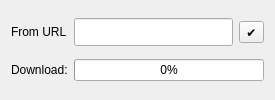
              <widget class="QWidget" name="tab_8">
               <attribute name="title">
                <string>Download</string>
               </attribute>
               <layout class="QGridLayout" name="gridLayout_20">
                <item row="1" column="0">
                 <widget class="QLabel" name="label_8">
                  <property name="text">
                   <string>Download:</string>
                  </property>
                 </widget>
                </item>
                <item row="0" column="0">
                 <widget class="QLabel" name="label_6">
                  <property name="text">
                   <string>From URL</string>
                  </property>
                 </widget>
                </item>
                <item row="0" column="1">
                 <widget class="QLineEdit" name="downloadURLInput">
                  <property name="sizePolicy">
                   <sizepolicy hsizetype="Expanding" vsizetype="Fixed">
                    <horstretch>1</horstretch>
                    <verstretch>0</verstretch>
                   </sizepolicy>
                  </property>
                  <property name="font">
                   <font>
                    <pointsize>13</pointsize>
                   </font>
                  </property>
                  <property name="frame">
                   <bool>true</bool>
                  </property>
                 </widget>
                </item>
                <item row="0" column="2">
                 <widget class="QToolButton" name="downloadConfirmButton">
                  <property name="text">
                   <string>✔︎</string>
                  </property>
                 </widget>
                </item>
                <item row="1" column="1" colspan="2">
                 <widget class="QProgressBar" name="downloadProgressBar">
                  <property name="sizePolicy">
                   <sizepolicy hsizetype="Expanding" vsizetype="Fixed">
                    <horstretch>0</horstretch>
                    <verstretch>0</verstretch>
                   </sizepolicy>
                  </property>
                  <property name="value">
                   <number>0</number>
                  </property>
                 </widget>
                </item>
               </layout>
              </widget>
